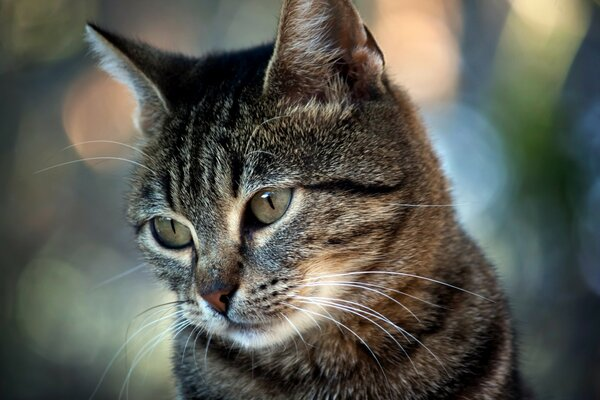
#> input picture original.jpg, 600 x 400 px, found by its file name
$ python cryptography.py
#> lines starting #> are read from the running program, lines starting #| are printed output that depends on the picture; after the words box and inside, x2 and y2 are one past the last pixel; in counts of white or black regions, pixels touching at a corner belong together
#> further down, img is the input picture: shape (400, 600, 3); mean B, G, R 82.1, 90.9, 89.9
import random

import cv2
import numpy as np
import os


def saveShares(privateEncrypted: np.ndarray, publicEncrypted: np.ndarray):
  #  os.remove('/home/djikey/IdeaProjects/computer_vision/' + dictFileName)
    cv2.imwrite('/home/djikey/IdeaProjects/computer_vision/private_encrypted.jpg', privateEncrypted)
    cv2.imwrite('/home/djikey/IdeaProjects/computer_vision/public_encrypted.jpg', publicEncrypted)


def encryptImage(img):
    # Конвертация в оттенки серого
    gray = cv2.cvtColor(img, cv2.COLOR_BGR2GRAY)
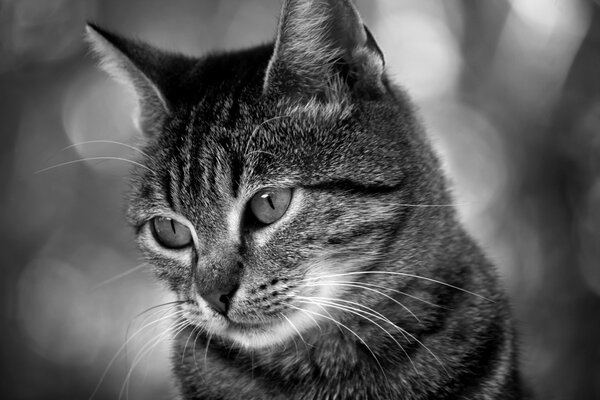
#> gray: shape (400, 600); min 0, max 255, mean 89.6
    # Конвертация в черно-белое представление
    im_bw = cv2.adaptiveThreshold(gray, 255, cv2.ADAPTIVE_THRESH_GAUSSIAN_C, cv2.THRESH_BINARY_INV, 21, 4)
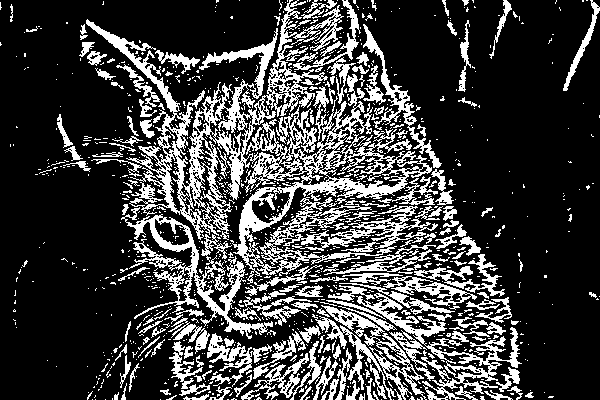
#> im_bw: shape (400, 600); 24.5% white; 1043 white regions (862 under 20 px), largest, box (x1, y1, x2, y2) and area: (86, 0, 438, 284) 22848, (121, 207, 273, 339) 3861, (356, 293, 522, 400) 3040
    arr = np.array(im_bw, np.uint8)
#    os.remove('/home/djikey/IdeaProjects/computer_vision/original_bw.jpg')
    cv2.imwrite('/home/djikey/IdeaProjects/computer_vision/original_bw.jpg', arr)

    black_ciphers = [
        ([255, 0, 255, 0], [0, 255, 0, 255]),
        ([255, 0, 0, 255], [0, 255, 255, 0]),
        ([255, 255, 0, 0], [0, 0, 255, 255]),
        ([0, 0, 255, 255], [255, 255, 0, 0]),
        ([0, 255, 255, 0], [255, 0, 0, 255]),
        ([0, 255, 0, 255], [255, 0, 255, 0])
    ]
    white_ciphers = [
        ([255, 0, 255, 0], [255, 0, 255, 0]),
        ([255, 0, 0, 255], [255, 0, 0, 255]),
        ([255, 255, 0, 0], [255, 255, 0, 0]),
        ([0, 0, 255, 255], [0, 0, 255, 255]),
        ([0, 255, 255, 0], [0, 255, 255, 0]),
        ([0, 255, 0, 255], [0, 255, 0, 255])
    ]

    def encrypt(pixel):
        if (pixel == 255):
            return black_ciphers[random.randint(0, len(black_ciphers) - 1)]
        else:
            return white_ciphers[random.randint(0, len(white_ciphers) - 1)]

    rows, cols, _ = img.shape
#> rows = 400; cols = 600
    privateEncrypted = []
    publicEncrypted = []
    privateEncryptedBuffer = []
    publicEncryptedBuffer = []

    for (x, y), pixel in np.ndenumerate(arr):
        encr_private, encr_public = encrypt(pixel)
        if y == cols - 1:
            privateEncryptedBuffer = privateEncryptedBuffer + encr_private
            publicEncryptedBuffer = publicEncryptedBuffer + encr_public
            privateEncrypted.append(privateEncryptedBuffer)
            publicEncrypted.append(publicEncryptedBuffer)
            privateEncryptedBuffer = []
            publicEncryptedBuffer = []
        else:
            privateEncryptedBuffer = privateEncryptedBuffer + encr_private
            publicEncryptedBuffer = publicEncryptedBuffer + encr_public
#> this loop made 240000 passes
#> encr_public on passes 4 to 15: [255, 255, 0, 0], [0, 255, 255, 0], [0, 0, 255, 255], [0, 0, 255, 255], [255, 255, 0, 0], [0, 0, 255, 255], [255, 255, 0, 0], [0, 255, 255, 0], [255, 0, 0, 255], [0, 255, 255, 0], [255, 0, 0, 255], [255, 255, 0, 0]
#> after the loop, privateEncrypted = 400 items; publicEncrypted = 400 items

    return (np.array(privateEncrypted), np.array(publicEncrypted))


def identify_pixel_type(encoded_pixel_in_public, encoded_pixel_in_private):
    value = encoded_pixel_in_public.dot(encoded_pixel_in_private)
    if (value == 0):
        return 255
    else:
        return 0


def decryptImage(privateEncrypted: np.ndarray, publicEncrypted: np.ndarray):

    saveShares(privateEncrypted, publicEncrypted)

    acc = []
    rowBuffer = []
    for rowIndex, encodedPr in enumerate(privateEncrypted, 0):
        encodedPub = publicEncrypted[rowIndex]
        index = 0
        accumulatedIndex = 0
        privBuffer = []
        pubBuffer = []
        while (index < len(encodedPr)):
            privPart = encodedPr[index]
            pubPart = encodedPub[index]
            index = index + 1
            if (accumulatedIndex == 3):
                privBuffer.append(privPart)
                privChiperNp = np.array(privBuffer)
                pubBuffer.append(pubPart)
                pubChiperNp = np.array(pubBuffer)
                pixel = identify_pixel_type(privChiperNp, pubChiperNp)
                rowBuffer.append(pixel)
                privBuffer = []
                pubBuffer = []
                accumulatedIndex = 0
            else:
                privBuffer.append(privPart)
                pubBuffer.append(pubPart)
                accumulatedIndex = accumulatedIndex + 1

        acc.append(rowBuffer)
        rowBuffer = []

    return np.array(acc)

img = cv2.imread('/home/djikey/IdeaProjects/computer_vision/original.jpg')

privateEncrypted, publicEncrypted = encryptImage(img)
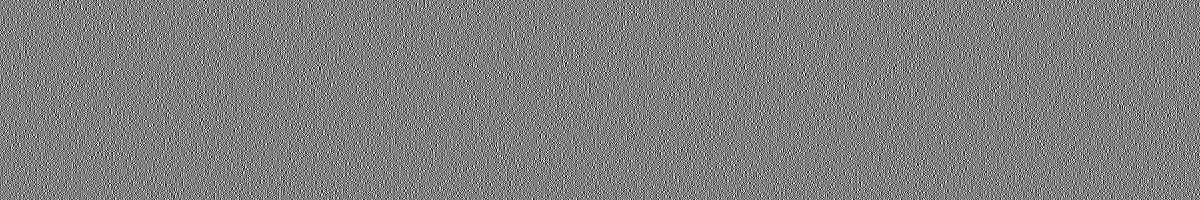
#> privateEncrypted: shape (400, 2400) int64 (shown at 1/2 size); 50% white in thin lines or dots
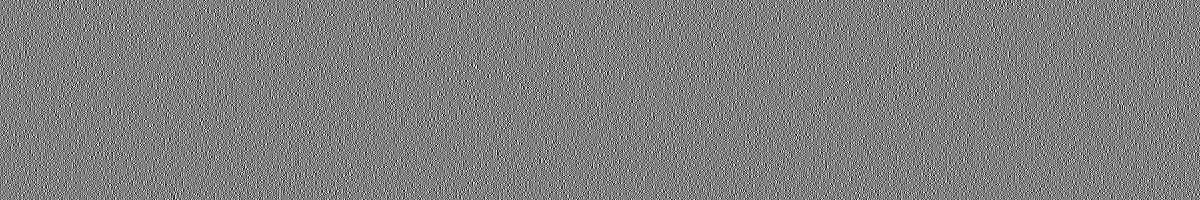
#> publicEncrypted: shape (400, 2400) int64 (shown at 1/2 size); 50% white in thin lines or dots
decrypted_as_np_array = decryptImage(privateEncrypted, publicEncrypted)
#> the loop in decryptImage, `for rowIndex, encodedPr in enumerate(privateEncrypted, 0):` made 400 passes

# os.remove('/home/djikey/IdeaProjects/computer_vision/encoded_bw.jpg')
cv2.imwrite('/home/djikey/IdeaProjects/computer_vision/encoded_bw.jpg', decrypted_as_np_array)
